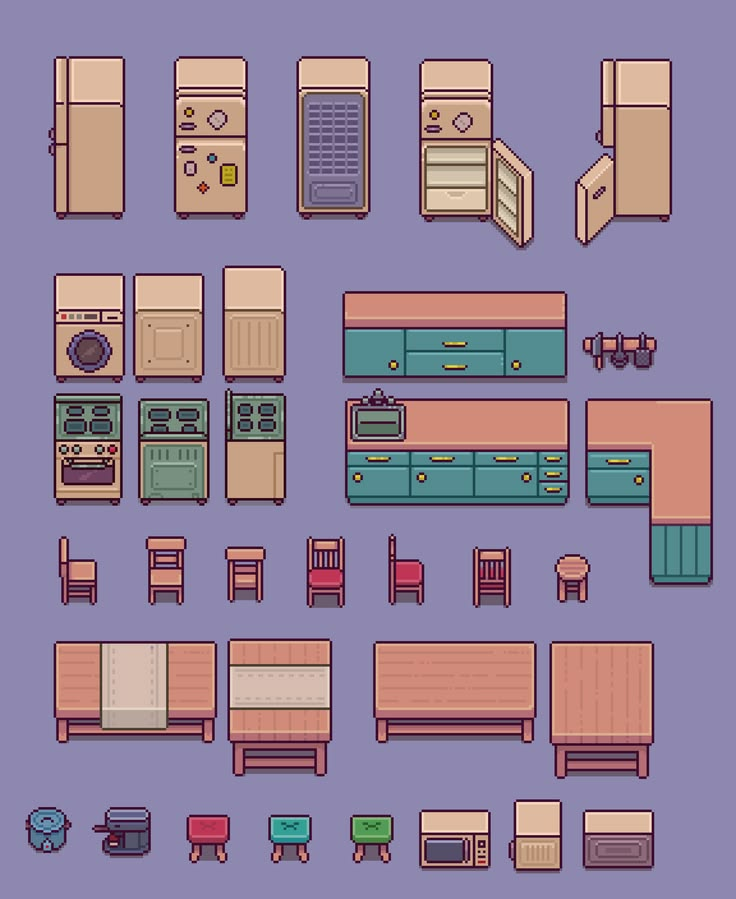
#> input picture client/assets-src/sheets/kitchen-sheet-1.jpeg, 736 x 899 px
$ python cut_kitchen.py
#> lines starting #> are read from the running program, lines starting #| are printed output that depends on the picture; after the words box and inside, x2 and y2 are one past the last pixel; in counts of white or black regions, pixels touching at a corner belong together
"""Cut the 2 kitchen furniture pieces (front/back/left) out of the purple-background sheet.

    .venv-art/bin/python cut_kitchen.py   # needs Pillow, NumPy, SciPy

Sheet client/assets-src/sheets/kitchen-sheet-1.jpeg (736x899) holds top-down kitchen furniture on a flat
purple background (~#8e87b0). Only the pieces drawn with a front, a back and a side view are used
(fridge, washing machine); the missing right view of each is the horizontal
mirror of its left view. The background is removed by colour distance from the corner colour plus a
border flood fill, with no resampling at all (pixel art must stay pixel-sharp; if a view ever needs
scaling use Image.NEAREST, never LANCZOS). Each view is written as an RGBA cut-out to
client/public/assets/decor/kitchen/<kind>_<view>.png (2 kinds x 4 views = 8 files).
"""
import os

import numpy as np
from PIL import Image, ImageOps
from scipy import ndimage as ndi

HERE = os.path.dirname(os.path.abspath(__file__))
SHEETS = os.path.join(HERE, "../sheets")
OUT = os.path.join(HERE, "../../public/assets/decor/kitchen")

SHEET = "kitchen-sheet-1.jpeg"

# Crop boxes (left, top, right, bottom) in sheet px for the 3 available views; a 6 px margin is
# left around each box before the background is cut out. The other single-view pieces of the sheet
# (counter, stove, microwave, stools, open-door fridges) are skipped on purpose.
BOXES = {
    "fridge_kitchen": {
        "front": (172, 55, 250, 218),  # door with magnets
        "left": (52, 55, 128, 220),     # side panel
        "back": (295, 55, 372, 218),    # wire grid
    },
    "washer_kitchen": {
        "front": (52, 272, 128, 382),   # round porthole
        "left": (220, 265, 288, 382),    # side panel
        "back": (132, 272, 206, 382),    # hoses
    },
}

BG_TOL = 12      # colour distance counted as background
FRINGE_TOL = 30  # JPEG fringe near the flood-filled background is swept away with it
MARGIN = 6


def cutout_purple(a, bg):
    """Border-connected purple background becomes transparent; keep the largest blob (as cutout_white.py)."""
    dist = np.abs(a[..., :3].astype(int) - bg).max(-1)
    lab, _ = ndi.label(dist < BG_TOL)
    border = set(np.unique(np.concatenate([lab[0], lab[-1], lab[:, 0], lab[:, -1]]))) - {0}
    bgm = np.isin(lab, list(border))
    bgm |= ndi.binary_dilation(bgm, iterations=2) & (dist < FRINGE_TOL)
    fg, n = ndi.label(~bgm)
    keep = fg == (int(np.argmax(ndi.sum(~bgm, fg, range(1, n + 1)))) + 1)
    # Close gaps inside the piece, but only with non-background pixels: holes that show the sheet
    # background (the fridge-back wire grid) stay transparent instead of turning purple.
    keep = ndi.binary_fill_holes(keep) & ~(dist < BG_TOL)
    a[..., 3] = np.where(keep, a[..., 3], 0)
    ys, xs = np.nonzero(keep)
    return a[ys.min():ys.max() + 1, xs.min():xs.max() + 1]


os.makedirs(OUT, exist_ok=True)
sheet = np.asarray(Image.open(os.path.join(SHEETS, SHEET)).convert("RGBA")).copy()
h, w = sheet.shape[:2]
#> h = 899; w = 736
# One background colour for the whole sheet (its corners match), so every panel cuts with the same tolerance.
BG = np.median(sheet[[0, 0, -1, -1], [0, -1, 0, -1], :3], axis=0).astype(int)
#> BG = [142, 135, 176]
written = []
for kind, boxes in BOXES.items():
    views = {}
    for view, (x0, y0, x1, y1) in boxes.items():
        panel = sheet[max(0, y0 - MARGIN):min(h, y1 + MARGIN), max(0, x0 - MARGIN):min(w, x1 + MARGIN)].copy()
        views[view] = Image.fromarray(cutout_purple(panel, BG))
    views["right"] = ImageOps.mirror(views["left"])  # right view = mirrored left view
    for view, img in views.items():
        out = os.path.join(OUT, f"{kind}_{view}.png")
        img.save(out)
        written.append(out)
        print(f"{kind}_{view}.png  {img.width}x{img.height}")
#> this loop made 2 passes
#> pass 1, in cutout_purple, `dist = np.abs(a[..., :3].astype(int) - bg).max(-1)`:
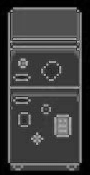
#> dist: shape (175, 90) int64; min 0, max 176, mean 62.9
#> pass 1, in cutout_purple, `lab, _ = ndi.label(dist < BG_TOL)`:
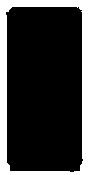
#> lab: shape (175, 90) int32; values 0 (black) and 1 (white), 22.2% white; 1 white region, box (x1, y1, x2, y2) and area: (0, 0, 90, 175) 3501
#> pass 1, in cutout_purple, `bgm |= ndi.binary_dilation(bgm, iterations=2) & (dist < FRINGE_TOL)`:
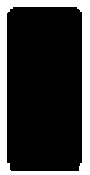
#> bgm: shape (175, 90) bool; 22.4% white; 1 white region, box (x1, y1, x2, y2) and area: (0, 0, 90, 175) 3535
#> after the loop:
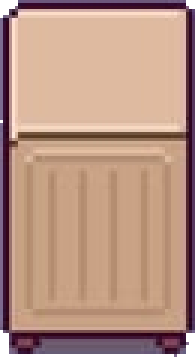
#> img: PIL image 65x119 RGBA (shown 3 times larger); mean R, G, B, A 182.6, 146.2, 129.9, 250.4; transparent parts drawn white
#> after the loop:
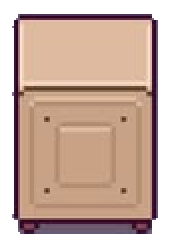
#> panel: shape (122, 86, 4) (shown 2 times larger); mean R, G, B, A 172.9, 143.7, 140, 191.4; transparent parts drawn white
#> after the loop, written = 8 items

assert len(written) == 4 * len(BOXES), f"expected {4 * len(BOXES)} files, wrote {len(written)}"
for out in written:
    assert os.path.getsize(out) > 0, f"{out} is empty"
#> this loop made 8 passes
print(f"OK: {len(written)} non-empty files in {os.path.relpath(OUT, HERE)}")
#| OK: 8 non-empty files in ../../public/assets/decor/kitchen
